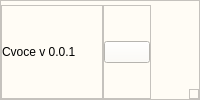
        <widget class="QFrame" name="footer">
         <property name="styleSheet">
          <string notr="true">background-color: rgb(255, 252, 245);</string>
         </property>
         <property name="frameShape">
          <enum>QFrame::StyledPanel</enum>
         </property>
         <property name="frameShadow">
          <enum>QFrame::Raised</enum>
         </property>
         <layout class="QHBoxLayout" name="horizontalLayout_3">
          <property name="spacing">
           <number>0</number>
          </property>
          <property name="leftMargin">
           <number>0</number>
          </property>
          <property name="topMargin">
           <number>4</number>
          </property>
          <property name="rightMargin">
           <number>0</number>
          </property>
          <property name="bottomMargin">
           <number>0</number>
          </property>
          <item>
           <widget class="QFrame" name="frame_4">
            <property name="frameShape">
             <enum>QFrame::StyledPanel</enum>
            </property>
            <property name="frameShadow">
             <enum>QFrame::Raised</enum>
            </property>
            <layout class="QVBoxLayout" name="verticalLayout_4">
             <property name="spacing">
              <number>0</number>
             </property>
             <property name="leftMargin">
              <number>0</number>
             </property>
             <property name="topMargin">
              <number>0</number>
             </property>
             <property name="rightMargin">
              <number>0</number>
             </property>
             <property name="bottomMargin">
              <number>0</number>
             </property>
             <item>
              <widget class="QLabel" name="label">
               <property name="text">
                <string>Cvoce v 0.0.1        </string>
               </property>
              </widget>
             </item>
            </layout>
           </widget>
          </item>
          <item>
           <widget class="QFrame" name="frame_6">
            <property name="frameShape">
             <enum>QFrame::StyledPanel</enum>
            </property>
            <property name="frameShadow">
             <enum>QFrame::Raised</enum>
            </property>
            <layout class="QVBoxLayout" name="verticalLayout_3">
             <property name="spacing">
              <number>0</number>
             </property>
             <property name="leftMargin">
              <number>0</number>
             </property>
             <property name="topMargin">
              <number>0</number>
             </property>
             <property name="rightMargin">
              <number>0</number>
             </property>
             <property name="bottomMargin">
              <number>0</number>
             </property>
             <item>
              <widget class="QPushButton" name="pushButton_7">
               <property name="text">
                <string/>
               </property>
               <property name="icon">
                <iconset>
                 <normaloff>:/newPrefix/baseline_help_outline_black_24dp.png</normaloff>:/newPrefix/baseline_help_outline_black_24dp.png</iconset>
               </property>
              </widget>
             </item>
            </layout>
           </widget>
          </item>
          <item alignment="Qt::AlignRight|Qt::AlignBottom">
           <widget class="QFrame" name="size_grip">
            <property name="minimumSize">
             <size>
              <width>10</width>
              <height>10</height>
             </size>
            </property>
            <property name="maximumSize">
             <size>
              <width>10</width>
              <height>10</height>
             </size>
            </property>
            <property name="frameShape">
             <enum>QFrame::StyledPanel</enum>
            </property>
            <property name="frameShadow">
             <enum>QFrame::Raised</enum>
            </property>
           </widget>
          </item>
         </layout>
        </widget>
